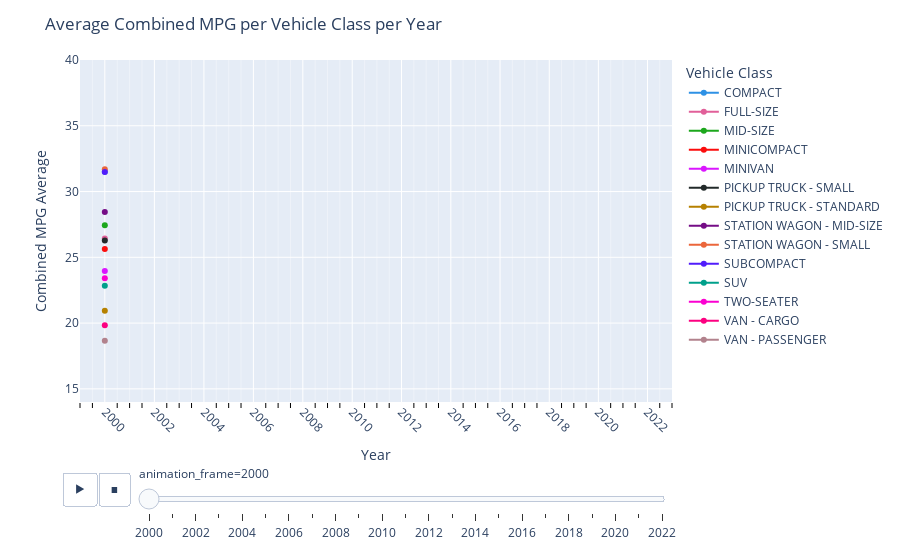

The notebook cell saved with this chart:
### Code cell
# animation and ranges
fig_3 = px.line(
    x = Year,
    y = CombineMPG,
    color = VehicleClass,
    markers = True,
    color_discrete_sequence = px.colors.qualitative.Dark24,
    animation_frame = Year,
    animation_group = VehicleClass,
    log_x = True,
    range_x = [1999, 2023],
    range_y = [14, 40]
)

fig_3.update_layout(
    title = 'Average Combined MPG per Vehicle Class per Year',
    xaxis_title = 'Year',
    yaxis_title = 'Combined MPG Average',
    legend_title = 'Vehicle Class'
)

fig_3.update_xaxes(
    tickangle = 45,
    minor = dict(
        ticklen = 5,
        tickcolor = 'black',
        showgrid = True
    )
)

fig_3.show()

### Figure 1 — Plotly figure (JSON) as saved in the notebook; plotly's stock layout.template omitted (floating-point values rounded to 4 significant figures)
{"data": [{"hovertemplate": "color=COMPACT<br>animation_frame=2000<br>x=%{x}<br>y=%{y}<extra></extra>", "ids": ["COMPACT"], "legendgroup": "COMPACT", "line": {"color": "#2E91E5", "dash": "solid"}, "marker": {"symbol": "circle"}, "mode": "markers+lines", "name": "COMPACT", "orientation": "v", "showlegend": true, "type": "scatter", "x": [2000], "xaxis": "x", "y": [31.5], "yaxis": "y"}, {"hovertemplate": "color=FULL-SIZE<br>animation_frame=2000<br>x=%{x}<br>y=%{y}<extra></extra>", "ids": ["FULL-SIZE"], "legendgroup": "FULL-SIZE", "line": {"color": "#E15F99", "dash": "solid"}, "marker": {"symbol": "circle"}, "mode": "markers+lines", "name": "FULL-SIZE", "orientation": "v", "showlegend": true, "type": "scatter", "x": [2000], "xaxis": "x", "y": [26.43], "yaxis": "y"}, {"hovertemplate": "color=MID-SIZE<br>animation_frame=2000<br>x=%{x}<br>y=%{y}<extra></extra>", "ids": ["MID-SIZE"], "legendgroup": "MID-SIZE", "line": {"color": "#1CA71C", "dash": "solid"}, "marker": {"symbol": "circle"}, "mode": "markers+lines", "name": "MID-SIZE", "orientation": "v", "showlegend": true, "type": "scatter", "x": [2000], "xaxis": "x", "y": [27.44], "yaxis": "y"}, {"hovertemplate": "color=MINICOMPACT<br>animation_frame=2000<br>x=%{x}<br>y=%{y}<extra></extra>", "ids": ["MINICOMPACT"], "legendgroup": "MINICOMPACT", "line": {"color": "#FB0D0D", "dash": "solid"}, "marker": {"symbol": "circle"}, "mode": "markers+lines", "name": "MINICOMPACT", "orientation": "v", "showlegend": true, "type": "scatter", "x": [2000], "xaxis": "x", "y": [25.64], "yaxis": "y"}, {"hovertemplate": "color=MINIVAN<br>animation_frame=2000<br>x=%{x}<br>y=%{y}<extra></extra>", "ids": ["MINIVAN"], "legendgroup": "MINIVAN", "line": {"color": "#DA16FF", "dash": "solid"}, "marker": {"symbol": "circle"}, "mode": "markers+lines", "name": "MINIVAN", "orientation": "v", "showlegend": true, "type": "scatter", "x": [2000], "xaxis": "x", "y": [23.96], "yaxis": "y"}, {"hovertemplate": "color=PICKUP TRUCK - SMALL<br>animation_frame=2000<br>x=%{x}<br>y=%{y}<extra></extra>", "ids": ["PICKUP TRUCK - SMALL"], "legendgroup": "PICKUP TRUCK - SMALL", "line": {"color": "#222A2A", "dash": "solid"}, "marker": {"symbol": "circle"}, "mode": "markers+lines", "name": "PICKUP TRUCK - SMALL", "orientation": "v", "showlegend": true, "type": "scatter", "x": [2000], "xaxis": "x", "y": [26.27], "yaxis": "y"}, {"hovertemplate": "color=PICKUP TRUCK - STANDARD<br>animation_frame=2000<br>x=%{x}<br>y=%{y}<extra></extra>", "ids": ["PICKUP TRUCK - STANDARD"], "legendgroup": "PICKUP TRUCK - STANDARD", "line": {"color": "#B68100", "dash": "solid"}, "marker": {"symbol": "circle"}, "mode": "markers+lines", "name": "PICKUP TRUCK - STANDARD", "orientation": "v", "showlegend": true, "type": "scatter", "x": [2000], "xaxis": "x", "y": [20.95], "yaxis": "y"}, {"hovertemplate": "color=STATION WAGON - MID-SIZE<br>animation_frame=2000<br>x=%{x}<br>y=%{y}<extra></extra>", "ids": ["STATION WAGON - MID-SIZE"], "legendgroup": "STATION WAGON - MID-SIZE", "line": {"color": "#750D86", "dash": "solid"}, "marker": {"symbol": "circle"}, "mode": "markers+lines", "name": "STATION WAGON - MID-SIZE", "orientation": "v", "showlegend": true, "type": "scatter", "x": [2000], "xaxis": "x", "y": [28.44], "yaxis": "y"}, {"hovertemplate": "color=STATION WAGON - SMALL<br>animation_frame=2000<br>x=%{x}<br>y=%{y}<extra></extra>", "ids": ["STATION WAGON - SMALL"], "legendgroup": "STATION WAGON - SMALL", "line": {"color": "#EB663B", "dash": "solid"}, "marker": {"symbol": "circle"}, "mode": "markers+lines", "name": "STATION WAGON - SMALL", "orientation": "v", "showlegend": true, "type": "scatter", "x": [2000], "xaxis": "x", "y": [31.69], "yaxis": "y"}, {"hovertemplate": "color=SUBCOMPACT<br>animation_frame=2000<br>x=%{x}<br>y=%{y}<extra></extra>", "ids": ["SUBCOMPACT"], "legendgroup": "SUBCOMPACT", "line": {"color": "#511CFB", "dash": "solid"}, "marker": {"symbol": "circle"}, "mode": "markers+lines", "name": "SUBCOMPACT", "orientation": "v", "showlegend": true, "type": "scatter", "x": [2000], "xaxis": "x", "y": [31.48], "yaxis": "y"}, {"hovertemplate": "color=SUV<br>animation_frame=2000<br>x=%{x}<br>y=%{y}<extra></extra>", "ids": ["SUV"], "legendgroup": "SUV", "line": {"color": "#00A08B", "dash": "solid"}, "marker": {"symbol": "circle"}, "mode": "markers+lines", "name": "SUV", "orientation": "v", "showlegend": true, "type": "scatter", "x": [2000], "xaxis": "x", "y": [22.85], "yaxis": "y"}, {"hovertemplate": "color=TWO-SEATER<br>animation_frame=2000<br>x=%{x}<br>y=%{y}<extra></extra>", "ids": ["TWO-SEATER"], "legendgroup": "TWO-SEATER", "line": {"color": "#FB00D1", "dash": "solid"}, "marker": {"symbol": "circle"}, "mode": "markers+lines", "name": "TWO-SEATER", "orientation": "v", "showlegend": true, "type": "scatter", "x": [2000], "xaxis": "x", "y": [23.4], "yaxis": "y"}, {"hovertemplate": "color=VAN - CARGO<br>animation_frame=2000<br>x=%{x}<br>y=%{y}<extra></extra>", "ids": ["VAN - CARGO"], "legendgroup": "VAN - CARGO", "line": {"color": "#FC0080", "dash": "solid"}, "marker": {"symbol": "circle"}, "mode": "markers+lines", "name": "VAN - CARGO", "orientation": "v", "showlegend": true, "type": "scatter", "x": [2000], "xaxis": "x", "y": [19.83], "yaxis": "y"}, {"hovertemplate": "color=VAN - PASSENGER<br>animation_frame=2000<br>x=%{x}<br>y=%{y}<extra></extra>", "ids": ["VAN - PASSENGER"], "legendgroup": "VAN - PASSENGER", "line": {"color": "#B2828D", "dash": "solid"}, "marker": {"symbol": "circle"}, "mode": "markers+lines", "name": "VAN - PASSENGER", "orientation": "v", "showlegend": true, "type": "scatter", "x": [2000], "xaxis": "x", "y": [18.65], "yaxis": "y"}], "layout": {"legend": {"title": {"text": "Vehicle Class"}, "tracegroupgap": 0}, "margin": {"t": 60}, "sliders": [{"active": 0, "currentvalue": {"prefix": "animation_frame="}, "len": 0.9, "pad": {"b": 10, "t": 60}, "steps": [{"args": [["2000"], {"frame": {"duration": 0, "redraw": false}, "fromcurrent": true, "mode": "immediate", "transition": {"duration": 0, "easing": "linear"}}], "label": "2000", "method": "animate"}, {"args": [["2001"], {"frame": {"duration": 0, "redraw": false}, "fromcurrent": true, "mode": "immediate", "transition": {"duration": 0, "easing": "linear"}}], "label": "2001", "method": "animate"}, {"args": [["2002"], {"frame": {"duration": 0, "redraw": false}, "fromcurrent": true, "mode": "immediate", "transition": {"duration": 0, "easing": "linear"}}], "label": "2002", "method": "animate"}, {"args": [["2003"], {"frame": {"duration": 0, "redraw": false}, "fromcurrent": true, "mode": "immediate", "transition": {"duration": 0, "easing": "linear"}}], "label": "2003", "method": "animate"}, {"args": [["2004"], {"frame": {"duration": 0, "redraw": false}, "fromcurrent": true, "mode": "immediate", "transition": {"duration": 0, "easing": "linear"}}], "label": "2004", "method": "animate"}, {"args": [["2005"], {"frame": {"duration": 0, "redraw": false}, "fromcurrent": true, "mode": "immediate", "transition": {"duration": 0, "easing": "linear"}}], "label": "2005", "method": "animate"}, {"args": [["2006"], {"frame": {"duration": 0, "redraw": false}, "fromcurrent": true, "mode": "immediate", "transition": {"duration": 0, "easing": "linear"}}], "label": "2006", "method": "animate"}, {"args": [["2007"], {"frame": {"duration": 0, "redraw": false}, "fromcurrent": true, "mode": "immediate", "transition": {"duration": 0, "easing": "linear"}}], "label": "2007", "method": "animate"}, {"args": [["2008"], {"frame": {"duration": 0, "redraw": false}, "fromcurrent": true, "mode": "immediate", "transition": {"duration": 0, "easing": "linear"}}], "label": "2008", "method": "animate"}, {"args": [["2009"], {"frame": {"duration": 0, "redraw": false}, "fromcurrent": true, "mode": "immediate", "transition": {"duration": 0, "easing": "linear"}}], "label": "2009", "method": "animate"}, {"args": [["2010"], {"frame": {"duration": 0, "redraw": false}, "fromcurrent": true, "mode": "immediate", "transition": {"duration": 0, "easing": "linear"}}], "label": "2010", "method": "animate"}, {"args": [["2011"], {"frame": {"duration": 0, "redraw": false}, "fromcurrent": true, "mode": "immediate", "transition": {"duration": 0, "easing": "linear"}}], "label": "2011", "method": "animate"}, {"args": [["2012"], {"frame": {"duration": 0, "redraw": false}, "fromcurrent": true, "mode": "immediate", "transition": {"duration": 0, "easing": "linear"}}], "label": "2012", "method": "animate"}, {"args": [["2013"], {"frame": {"duration": 0, "redraw": false}, "fromcurrent": true, "mode": "immediate", "transition": {"duration": 0, "easing": "linear"}}], "label": "2013", "method": "animate"}, {"args": [["2014"], {"frame": {"duration": 0, "redraw": false}, "fromcurrent": true, "mode": "immediate", "transition": {"duration": 0, "easing": "linear"}}], "label": "2014", "method": "animate"}, {"args": [["2015"], {"frame": {"duration": 0, "redraw": false}, "fromcurrent": true, "mode": "immediate", "transition": {"duration": 0, "easing": "linear"}}], "label": "2015", "method": "animate"}, {"args": [["2016"], {"frame": {"duration": 0, "redraw": false}, "fromcurrent": true, "mode": "immediate", "transition": {"duration": 0, "easing": "linear"}}], "label": "2016", "method": "animate"}, {"args": [["2017"], {"frame": {"duration": 0, "redraw": false}, "fromcurrent": true, "mode": "immediate", "transition": {"duration": 0, "easing": "linear"}}], "label": "2017", "method": "animate"}, {"args": [["2018"], {"frame": {"duration": 0, "redraw": false}, "fromcurrent": true, "mode": "immediate", "transition": {"duration": 0, "easing": "linear"}}], "label": "2018", "method": "animate"}, {"args": [["2019"], {"frame": {"duration": 0, "redraw": false}, "fromcurrent": true, "mode": "immediate", "transition": {"duration": 0, "easing": "linear"}}], "label": "2019", "method": "animate"}, {"args": [["2020"], {"frame": {"duration": 0, "redraw": false}, "fromcurrent": true, "mode": "immediate", "transition": {"duration": 0, "easing": "linear"}}], "label": "2020", "method": "animate"}, {"args": [["2021"], {"frame": {"duration": 0, "redraw": false}, "fromcurrent": true, "mode": "immediate", "transition": {"duration": 0, "easing": "linear"}}], "label": "2021", "method": "animate"}, {"args": [["2022"], {"frame": {"duration": 0, "redraw": false}, "fromcurrent": true, "mode": "immediate", "transition": {"duration": 0, "easing": "linear"}}], "label": "2022", "method": "animate"}], "x": 0.1, "xanchor": "left", "y": 0, "yanchor": "top"}], "title": {"text": "Average Combined MPG per Vehicle Class per Year"}, "updatemenus": [{"buttons": [{"args": [null, {"frame": {"duration": 500, "redraw": false}, "fromcurrent": true, "mode": "immediate", "transition": {"duration": 500, "easing": "linear"}}], "label": "&#9654;", "method": "animate"}, {"args": [[null], {"frame": {"duration": 0, "redraw": false}, "fromcurrent": true, "mode": "immediate", "transition": {"duration": 0, "easing": "linear"}}], "label": "&#9724;", "method": "animate"}], "direction": "left", "pad": {"r": 10, "t": 70}, "showactive": false, "type": "buttons", "x": 0.1, "xanchor": "right", "y": 0, "yanchor": "top"}], "xaxis": {"anchor": "y", "domain": [0, 1], "minor": {"showgrid": true, "tickcolor": "black", "ticklen": 5}, "range": [3.301, 3.306], "tickangle": 45, "title": {"text": "Year"}, "type": "log"}, "yaxis": {"anchor": "x", "domain": [0, 1], "range": [14, 40], "title": {"text": "Combined MPG Average"}}}}
